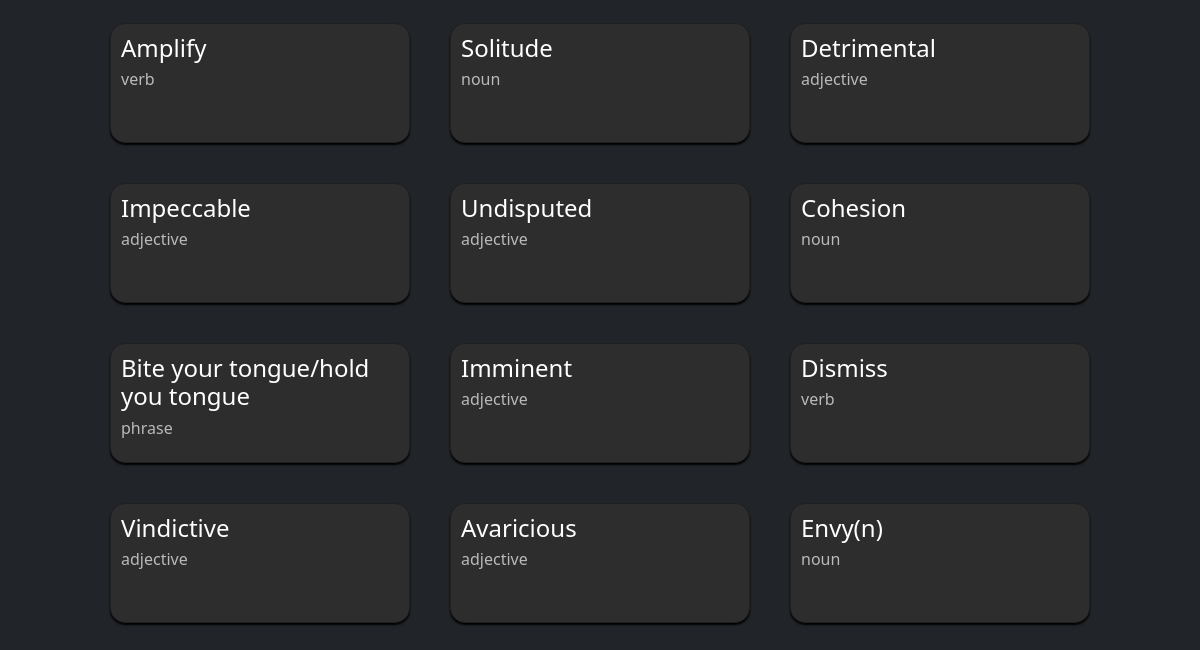
The app's page / (lower part), older data.
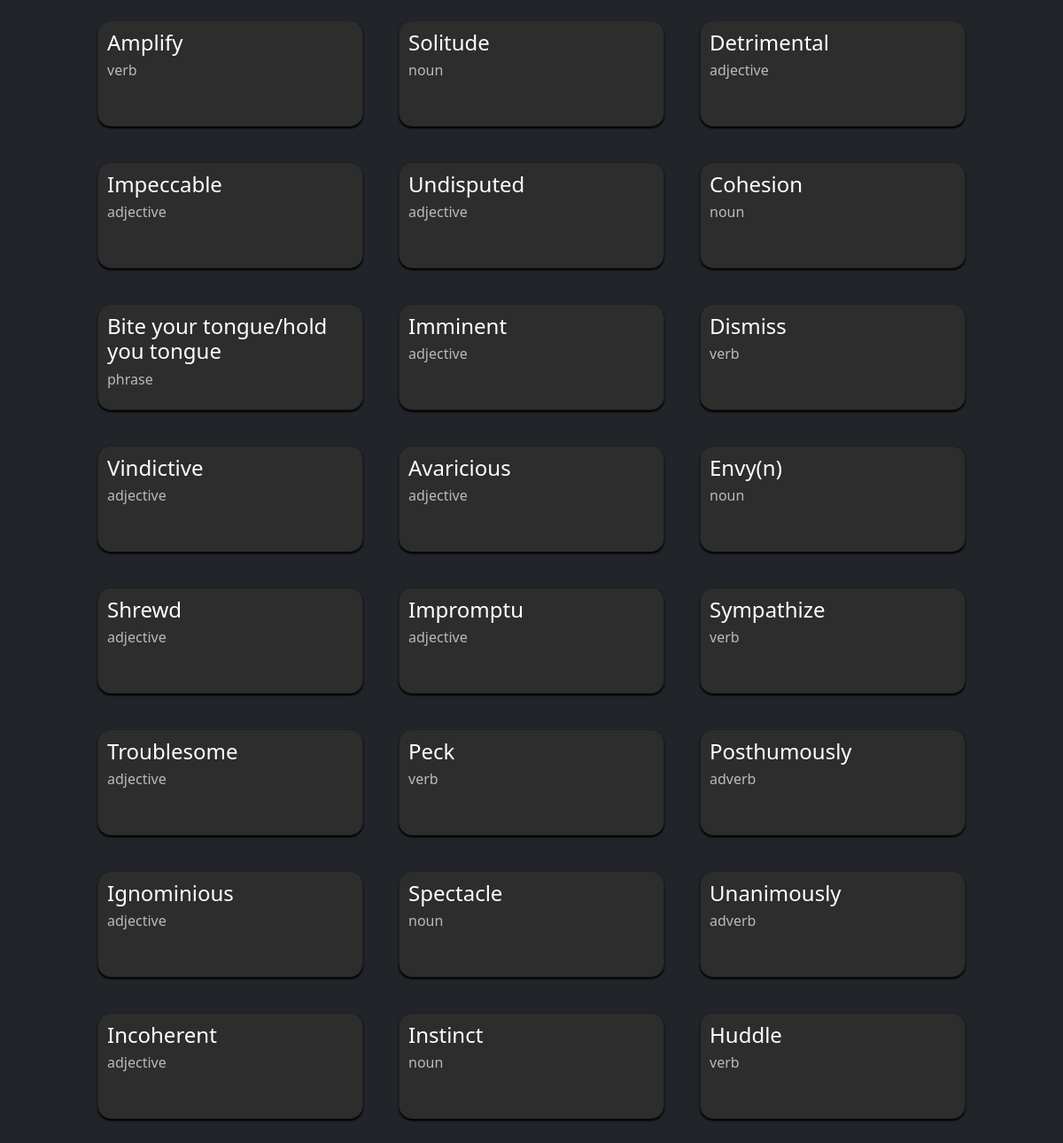
The same page, newer data.
### tables this page shows
CREATE TABLE terms (
  id INTEGER PRIMARY KEY AUTOINCREMENT,
  term TEXT UNIQUE,
  def TEXT NOT NULL,
  createdAt datetime default current_timestamp,
  termType TEXT NOT NULL
);

### app.py (the view)
@app.route("/")
def index():
    stuff = []
    with connect(DB_FILENAME) as conn:
        db = conn.cursor()
        result = db.execute(f"SELECT * FROM {TABLE_NAME}")
        for row in result:
            stuff.append(row)
    return render_template("index.html", rows=stuff)

### templates/index.html (shortened to what this page needs)
{% from "components/termListItem.html" import termListItem %}
{% from "components/searchBar.html" import searchBar %}
{% extends "layout.html" %}
{% block main %}
  <ul class="list-unstyled d-flex justify-content-center" style="width: 100%; flex-wrap: wrap;">
    {% for row in rows %}
      {{ termListItem(row) }}
    {% endfor %}
  </ul>
{% endblock %}

### templates/components/termListItem.html
{% macro termListItem(row) %}
  <a href="/term?w={{ row[1] }}" class="text-white text-decoration-none">
    <li class="term-item">
      <h4>{{ row[1][0]|upper }}{{ row[1][1:] }}</h4>
      <h6 style="color: #bababa;">{{ row[4] }}</h6>
    </li>
  </a>
{% endmacro %}

### templates/layout.html (shortened to what this page needs)
<!DOCTYPE html>
<html lang="en">
  <head>
    <link
      href="https://cdn.jsdelivr.net/npm/bootstrap@5.1.3/dist/css/bootstrap.min.css"
      rel="stylesheet"
    />
    <link rel="stylesheet" href="/static/styles.css">
  </head>
  <body class="bg-dark text-white">
    <main class="container p-3">{% block main %}{% endblock %}</main>
  </body>
</html>

### static/styles.css (style rules this page uses)
.term-item { margin: 20px; padding: 10px; background-color: #2d2d2d; width: 300px; height: 120px; display: block; border-radius: 15px; border: #202020 solid 1px; box-shadow: 0 2px 2px 0 black; transition: 0.3s; cursor: pointer; }

Row changes from the older to the newer data that the page shows:
added terms: term "S", term "hrewd", termType "adjective"
added terms: term "I", term "mpromptu", termType "adjective"
added terms: term "S", term "ympathize", termType "verb"
added terms: term "T", term "roublesome", termType "adjective"
added terms: term "P", term "eck", termType "verb"
added terms: term "P", term "osthumously", termType "adverb"
added terms: term "I", term "gnominious", termType "adjective"
added terms: term "S", term "pectacle", termType "noun"
added terms: term "U", term "nanimously", termType "adverb"
added terms: term "I", term "ncoherent", termType "adjective"
added terms: term "I", term "nstinct", termType "noun"
added terms: term "H", term "uddle", termType "verb"
